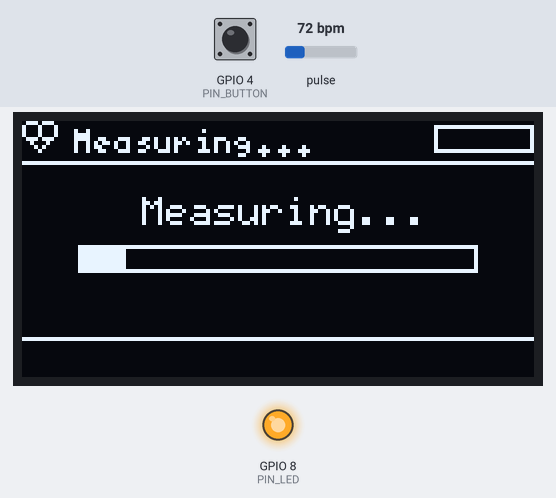
A sketch run on a simulated ESP32-S3. On the bench: 128×64 one-colour display, output pins drawn as LEDs (lit = HIGH). Dashed ring = blinking. Inputs (shaded band) come from the test bench; at power-on: GPIO 4 (PIN_BUTTON) HIGH, pulse 72 bpm. Pins used as bus, display or sensor lines are not drawn; what the sketch prints to the serial monitor is not drawn.

Above: at 1.2 s.
1.3 s: GPIO 4 (PIN_BUTTON) pulled LOW for 0.15 s
At 1.9 s:
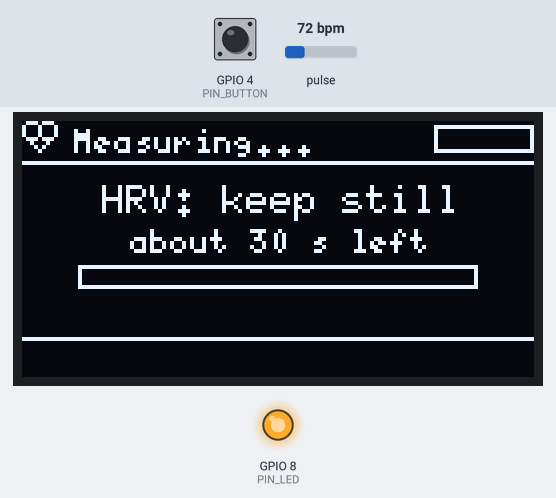
2.0 s: pulse set to 100 bpm
At 3.92 s:
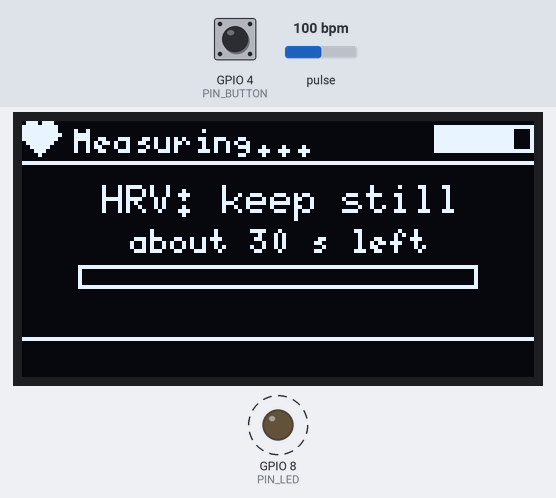
5.0 s: GPIO 4 (PIN_BUTTON) pulled LOW for 1 s
At 5.18 s:
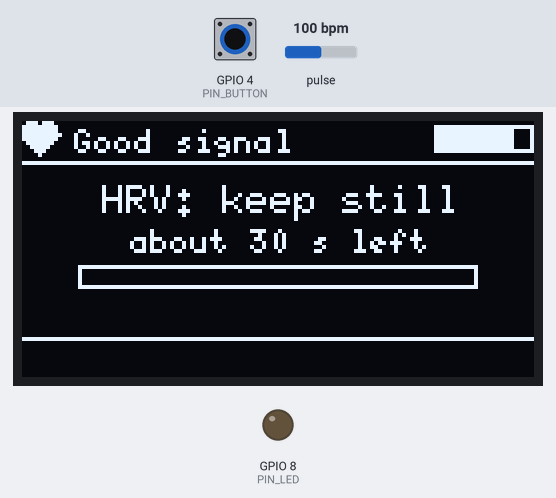
6.6 s: GPIO 4 (PIN_BUTTON) pulled LOW for 0.15 s
At 6.98 s:
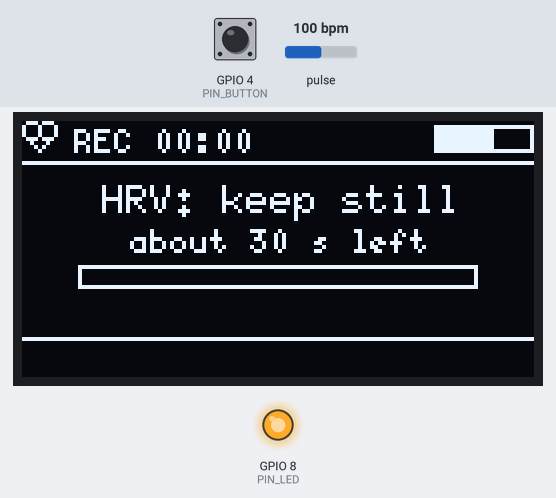
7.3 s: pulse set to 42 bpm
At 10.0 s:
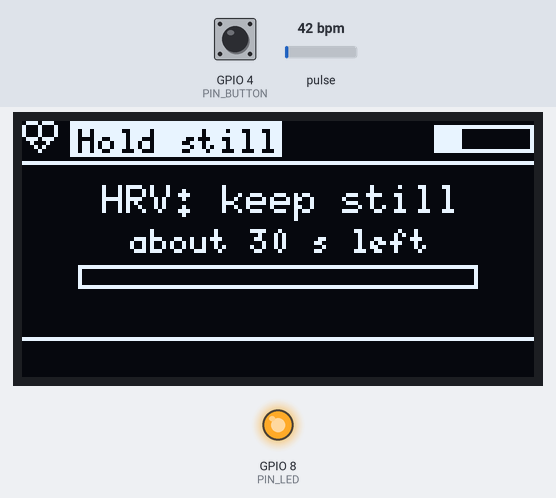
10.3 s: pulse set to 130 bpm
At 11.88 s:
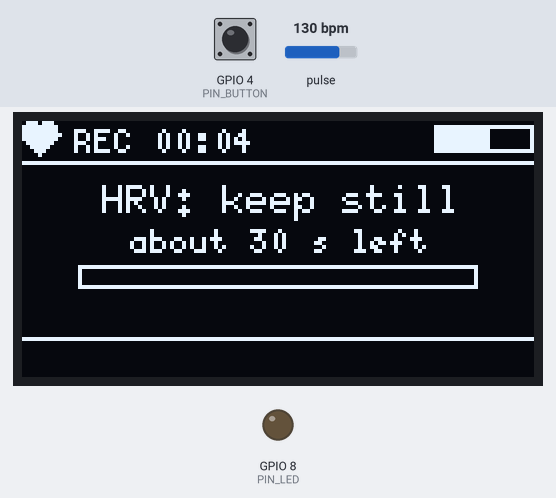
Timing chart, 0 to 58.1 s (numbered marks = the images above; inputs shaded):
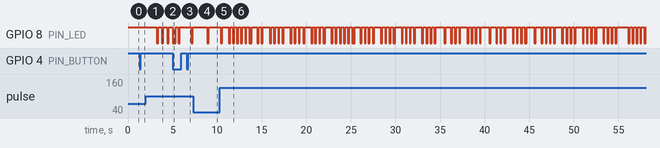

Measured:
- after the input at 1.3 s, the display: first differs from a run without the input after 0.24 s (image 1)
- after the input at 2.0 s, GPIO 8 (PIN_LED): alternates HIGH for 0.45 s and LOW for 0.15 s, starting after 1.2 s
- after the input at 5.0 s, GPIO 8 (PIN_LED): goes on until 5.8 s, then stays HIGH
- after the input at 6.6 s, the display: first differs from a run without the input after 0.25 s (image 4)

The sketch:

06_breathing.ino
```cpp
/*
 * PulseLab - Phase 6: breathing rate
 *
 * Builds on Phase 5 (heart rate, SpO2, quality, HRV, OLED) and adds:
 *   breathing.h    breathing rate from the pulse: beat timing, pulse height and
 *                  baseline over the last 60 s, shown only when they agree
 *   SERIAL_MODE 3  raw recording: every sensor sample (100 per second) is sent
 *                  over Serial, so the breathing rate code can be developed and
 *                  tested on my real signal on the PC (validation/capture_serial.py)
 *   pacer.h        breathing pacer on a new "Breathe" screen. Breathing along
 *                  with it while recording means the true breathing rate is known
 *
 * Button (GPIO4 to GND):
 *   short press  next screen (Live -> HRV -> Breathe -> Details -> Wave)
 *   long press   on the Breathe screen: pacer off / 6 / 10 / 15 / 20 per minute
 *                on other screens: start / stop a session
 *
 * Serial (set SERIAL_MODE):
 *   0 = off, 1 = Serial Plotter, 2 = Serial Monitor (one line per beat + status),
 *   3 = raw recording ("index,ir,red" per sample, lines starting with # are notes)
 *
 * Board:     ESP32C3 Dev Module, "USB CDC On Boot" = Enabled
 * Libraries: MAX30100lib (OXullo Intersecans), U8g2 (olikraus)
 * Wiring:    docs/HARDWARE.md. OLED and sensor share SDA=GPIO6, SCL=GPIO7.
 */

#include <Wire.h>
#include <string.h>
#include <U8g2lib.h>
#include "MAX30100_PulseOximeter.h"  // makes the IDE pick OXullo's library
#include "MAX30100.h"
#include "ppg_dsp.h"
#include "spo2.h"
#include "quality.h"
#include "session.h"
#include "breathing.h"
#include "ui.h"

using namespace pulselab;

// ---------- Pins ----------
constexpr int PIN_SDA    = 6;
constexpr int PIN_SCL    = 7;
constexpr int PIN_BUTTON = 4;   // to GND, internal pull-up
constexpr int PIN_LED    = 8;   // onboard blue LED, on when LOW
constexpr uint32_t I2C_FREQ_HZ = 400000;

// ---------- Settings ----------
#define SERIAL_MODE 3

// On the ESP32-C3 Super Mini, Serial only goes to USB if "USB CDC On Boot" is
// Enabled. Otherwise it goes to GPIO20/21 and the PC gets nothing at all
// (happened to me twice, DEBUG_LOG #7 and #13), so stop the build instead.
#if SERIAL_MODE != 0 && defined(CONFIG_IDF_TARGET_ESP32C3) && !ARDUINO_USB_CDC_ON_BOOT
#error "Tools > USB CDC On Boot is Disabled, so Serial would not reach the PC. Set it to Enabled (or SERIAL_MODE 0)."
#endif

constexpr uint32_t FRAME_MIN_MS    = 30;   // new frame when a new wave point arrives (every 40 ms = 25 fps)...
constexpr uint32_t FRAME_MAX_MS    = 100;  // ...and at least every 100 ms
constexpr uint32_t FULL_REFRESH_MS = 5000; // send the whole screen now and then, just in case
constexpr uint32_t STALL_MS        = 300;  // no samples for this long = sensor FIFO stuck (see docs)
constexpr uint32_t LONG_PRESS_MS   = 800;
constexpr uint32_t DEBOUNCE_MS     = 30;
constexpr uint32_t BEAT_FLASH_MS   = 150;

U8G2_SH1106_128X64_NONAME_F_HW_I2C oled(U8G2_R0, U8X8_PIN_NONE);
MAX30100 sensor;

HeartRateDetector hr;
Spo2Estimator     spo2;
QualityMonitor    quality;
Session           session;
WaveBuffer        wave;
HrvAnalyzer       hrv;
BreathPacer       pacer;
BeatFeatureTracker beatFeatures;
BreathRateEstimator breath;            // ~7 KB of buffers
uint32_t          sampleIndex = 0;     // counts every sensor sample since start (for the raw recording)

// Latest results, used to draw the screen
HrResult      lastH{};
Spo2Result    lastS{};
QualityResult lastQ{};
HrvResult     lastV{};
Screen        screen = Screen::Live;
uint32_t      fingerSamples = 0;
uint8_t       waveCounter = 0;
bool          newWavePoint = false;
float         shownScore = 0.0f;       // quality bar, smoothed so it slides instead of jumping

// Copy of what's on the OLED, to send only the parts that changed
uint8_t  sentBuffer[1024];
bool     sentValid = false;
uint32_t lastFullRefreshMs = 0;

// Timing / diagnostics
uint32_t lastSampleMs = 0, lastFrameMs = 0, lastStatusMs = 0;
uint32_t beatFlashUntil = 0;
uint32_t frameMs = 0, frameMsMax = 0;
uint32_t framesCount = 0, pagesCount = 0;  // for the status line: frames/s and pages per frame
uint32_t fifoResets = 0;
uint32_t breathMsMax = 0;    // longest breathing-rate step, to check it never gets near the 160 ms FIFO limit
uint16_t lastIr = 0, lastRed = 0;
SignalState lastPrintedState = SignalState::NoFinger;

// ---------- Button: short and long press with debounce ----------
class Button {
public:
  void begin(int pin) { pin_ = pin; pinMode(pin, INPUT_PULLUP); }
  // 0 = nothing, 1 = short press (on release), 2 = long press (while held)
  uint8_t poll(uint32_t now) {
    bool down = digitalRead(pin_) == LOW;
    if (down != raw_) { raw_ = down; changedAt_ = now; }
    if (now - changedAt_ < DEBOUNCE_MS) return 0;
    if (down && !pressed_) { pressed_ = true; pressedAt_ = now; longDone_ = false; }
    else if (!down && pressed_) { pressed_ = false; if (!longDone_) return 1; }
    if (pressed_ && !longDone_ && now - pressedAt_ >= LONG_PRESS_MS) { longDone_ = true; return 2; }
    return 0;
  }
private:
  int pin_ = -1;
  bool raw_ = false, pressed_ = false, longDone_ = false;
  uint32_t changedAt_ = 0, pressedAt_ = 0;
};
Button button;

// ---------- I2C bus recovery (Phase 2, debug log #6) ----------
void i2cBusRecover() {
  pinMode(PIN_SDA, INPUT_PULLUP);
  pinMode(PIN_SCL, OUTPUT_OPEN_DRAIN);
  digitalWrite(PIN_SCL, HIGH);
  delayMicroseconds(5);
  for (int i = 0; i < 9 && digitalRead(PIN_SDA) == LOW; i++) {
    digitalWrite(PIN_SCL, LOW);  delayMicroseconds(5);
    digitalWrite(PIN_SCL, HIGH); delayMicroseconds(5);
  }
  pinMode(PIN_SDA, OUTPUT_OPEN_DRAIN);
  digitalWrite(PIN_SDA, LOW);  delayMicroseconds(5);
  digitalWrite(PIN_SCL, HIGH); delayMicroseconds(5);
  digitalWrite(PIN_SDA, HIGH); delayMicroseconds(5);
}

void showMessage(const char* line1, const char* line2) {
  oled.clearBuffer();
  oled.setFont(u8g2_font_helvB12_tr);
  drawCentered(oled, 64, 22, "PulseLab");
  oled.setFont(u8g2_font_6x10_tf);
  drawCentered(oled, 64, 42, line1);
  drawCentered(oled, 64, 56, line2);
  oled.sendBuffer();
}

void resetMeasurement() {
  hr.reset();
  spo2.reset();
  quality.reset();
  hrv.reset();
  beatFeatures.reset();
  breath.reset();
  wave.clear();
  fingerSamples = 0;
}

void setup() {
  Serial.begin(115200);
#if ARDUINO_USB_CDC_ON_BOOT
  // Never wait for the PC. If USB is plugged in but no Serial Monitor is open,
  // printing could otherwise block long enough to overflow the sensor FIFO.
  Serial.setTxTimeoutMs(0);
#endif

  pinMode(PIN_LED, OUTPUT);
  digitalWrite(PIN_LED, HIGH);
  button.begin(PIN_BUTTON);

  i2cBusRecover();
  Wire.begin(PIN_SDA, PIN_SCL);
  Wire.setClock(I2C_FREQ_HZ);

  oled.setBusClock(I2C_FREQ_HZ);
  oled.begin();
  showMessage("vitals analyzer", "starting...");

  uint8_t attempt = 0;
  while (!sensor.begin()) {
    attempt++;
    if (attempt == 1 || attempt % 5 == 0) {
      Serial.printf("MAX30100 not found (try %u). Check wiring and pull-ups (docs/DEBUG_LOG.md).\n", attempt);
      showMessage("Sensor not found", "check wiring");
    }
    delay(400);
  }
  Wire.setClock(I2C_FREQ_HZ);

  sensor.setMode(MAX30100_MODE_SPO2_HR);
  sensor.setSamplingRate(MAX30100_SAMPRATE_100HZ);
  sensor.setLedsPulseWidth(MAX30100_SPC_PW_1600US_16BITS);
  sensor.setLedsCurrent(MAX30100_LED_CURR_50MA, MAX30100_LED_CURR_27_1MA);
  sensor.setHighresModeEnabled(true);
  sensor.resetFifo();

  resetMeasurement();
  lastSampleMs = millis();

#if SERIAL_MODE == 2
  Serial.println(F("PulseLab Phase 6 starting"));
#elif SERIAL_MODE == 3
  Serial.println(F("# PulseLab Phase 6 raw recording: index,ir,red at 100 Hz"));
#endif
}

// ---------- Per sample ----------
void processSample(uint16_t ir, uint16_t red) {
  lastIr = ir; lastRed = red;
  sampleIndex++;
  pacer.tick();
#if SERIAL_MODE == 3
  // One short line per sample, ~2 KB/s. The index lets the PC check that
  // nothing was lost (Serial never waits, so if the PC falls behind, lines drop).
  Serial.printf("%lu,%u,%u\n", (unsigned long)sampleIndex, ir, red);
#endif
  HrResult h = hr.process((float)ir);
  Spo2Result s = spo2.process((float)ir, (float)red, h);
  QualityResult q = quality.process(h, s, (float)ir, (float)red);
  HrvResult v = hrv.process(h, q);
  session.process(h, s, q);
  BeatFeature bf;
  if (beatFeatures.process((float)ir, h, q, bf)) breath.addBeat(bf);
  if (!h.finger) breath.reset();

  fingerSamples = h.finger ? fingerSamples + 1 : 0;
  if (++waveCounter >= 4) {  // one wave point per 40 ms
    waveCounter = 0;
    bool show = h.finger && !h.settling;
    bool good = show && q.state != SignalState::Moving && q.state != SignalState::Clipping;
    wave.push(show ? h.signal : 0.0f, good);
    newWavePoint = true;
  }

  if (h.beat) {
    beatFlashUntil = millis() + BEAT_FLASH_MS;
    digitalWrite(PIN_LED, LOW);
  }

#if SERIAL_MODE == 1
  static uint8_t plotCounter = 0;
  if (++plotCounter >= 4) {
    plotCounter = 0;
    Serial.printf("IR:%.1f,BPM:%.1f,SpO2:%.1f,Quality:%u\n",
                  (h.finger && !h.settling) ? h.signal : 0.0f,
                  q.showBpm ? h.bpm : 0.0f, q.showSpo2 ? s.spo2 : 0.0f, q.score);
  }
#elif SERIAL_MODE == 2
  if (q.state != lastPrintedState) {
    Serial.printf("[%s]\n", stateText(q.state));
    lastPrintedState = q.state;
  }
  if (h.beat && h.ibiMs > 0) {
    char hrvText[32];
    if (v.ready) snprintf(hrvText, sizeof hrvText, "HRV %.1f %s", v.rmssd, v.steady ? stressText(v.level) : "(HR changing)");
    else snprintf(hrvText, sizeof hrvText, "HRV -- (%d%%)", (int)(v.progress * 100));
    const BreathResult& br = breath.result();
    char respText[20];
    if (br.valid) snprintf(respText, sizeof respText, "Resp %.1f", br.rate);
    else snprintf(respText, sizeof respText, "Resp -- (%d%%)", (int)(br.progress * 100));
    Serial.printf("Beat %4u ms %-3s BPM %5.1f | SpO2 %5.1f%% PI %.2f%% R %.3f | %s | %s | quality %3u | h %.0f%s%s\n",
                  h.ibiMs, h.ibiValid ? "ok" : "rej", h.bpm, s.spo2, s.pi, s.r, hrvText, respText, q.score, h.beatHeight,
                  q.showBpm ? "" : "  (BPM hidden)", q.showSpo2 ? "" : "  (SpO2 hidden)");
  }
  if (h.secondBump) Serial.printf("  (skipped 2nd bump, h %.0f)\n", h.beatHeight);  // h = slope peak height
#endif

  lastH = h; lastS = s; lastQ = q; lastV = v;
}

void printSessionSummary(const SessionSummary& s) {
#if SERIAL_MODE == 2
  Serial.printf("\nSession: %lu s, HR avg %.1f (%.1f-%.1f, %u beats), SpO2 avg %.1f min %.1f (%u beats), good signal %u%%, HRV %.1f ms\n",
                (unsigned long)s.seconds, s.bpmAvg, s.bpmMin, s.bpmMax, s.bpmCount,
                s.spo2Avg, s.spo2Min, s.spo2Count, s.goodPct, s.rmssd);
  // One line that can be pasted straight into a spreadsheet (Phase 11):
  // seconds, HR avg, HR min, HR max, SpO2 avg, SpO2 min, good %, RMSSD
  Serial.printf("SESSION_CSV,%lu,%.1f,%.1f,%.1f,%.1f,%.1f,%u,%.1f\n\n",
                (unsigned long)s.seconds, s.bpmAvg, s.bpmMin, s.bpmMax, s.spo2Avg, s.spo2Min, s.goodPct, s.rmssd);
#else
  (void)s;
#endif
}

void handleButton(uint32_t now) {
  uint8_t ev = button.poll(now);
  if (ev == 1) {  // short press: next screen
    switch (screen) {
      case Screen::Live:    screen = Screen::Hrv; break;
      case Screen::Hrv:     screen = Screen::Breathe; break;
      case Screen::Breathe: screen = Screen::Details; break;
      case Screen::Details: screen = Screen::Wave; break;
      case Screen::Wave:    screen = Screen::Live; break;
      case Screen::Summary: screen = Screen::Live; break;
    }
  } else if (ev == 2 && screen == Screen::Breathe) {  // long press on Breathe: change the pace
    uint8_t pace = pacer.next();
#if SERIAL_MODE == 3
    // note in the recording, so the PC knows the true breathing rate from here on
    Serial.printf("# pace %u from %lu\n", pace, (unsigned long)sampleIndex);
#else
    (void)pace;
#endif
  } else if (ev == 2) {  // long press: start / stop session
    if (session.active()) {
      session.stop(lastV.ready ? lastV.rmssd : 0.0f);
      printSessionSummary(session.summary());
      screen = Screen::Summary;
    } else {
      session.start();
      screen = Screen::Live;
#if SERIAL_MODE == 2
      Serial.println(F("\nSession started"));
#endif
    }
  }
}

// The SH1106 is split into 8 "pages" (strips of 8 rows, 128 bytes each).
// Sending all 8 takes ~33 ms. Most frames only change a few pages (mainly
// the wave), so only those are sent. That's what makes 25 fps possible.
uint8_t sendChangedPages(uint32_t now) {
  uint8_t* buf = oled.getBufferPtr();
  bool full = !sentValid || (now - lastFullRefreshMs >= FULL_REFRESH_MS);
  uint8_t sent = 0;
  for (uint8_t page = 0; page < 8; page++) {
    uint8_t* cur = buf + page * 128;
    uint8_t* old = sentBuffer + page * 128;
    if (full || memcmp(cur, old, 128) != 0) {
      oled.updateDisplayArea(0, page, 16, 1);   // 16 tiles of 8 px = whole width, 1 page high
      memcpy(old, cur, 128);
      sent++;
    }
  }
  if (full) { sentValid = true; lastFullRefreshMs = now; }
  return sent;
}

void drawFrame(uint32_t now) {
  shownScore += 0.25f * ((float)lastQ.score - shownScore);

  UiData u{};
  u.screen = screen;
  u.q = lastQ;
  u.q.score = (uint8_t)(shownScore + 0.5f);
  u.bpm = lastH.bpm;
  u.spo2 = lastS.spo2;
  u.pi = lastS.pi;
  u.r = lastS.r;
  u.beatFlash = now < beatFlashUntil;
  u.fingerSec = fingerSamples / 100.0f;
  u.wave = &wave;
  u.sessionActive = session.active();
  u.sessionSec = session.seconds();
  u.summary = &session.summary();
  u.hrv = &lastV;
  u.hrvHistory = &hrv;
  u.pacer = pacer.state();
  u.recording = (SERIAL_MODE == 3);
  u.breath = &breath.result();

  uint32_t t0 = millis();
  wave.updateScale();
  drawScreen(oled, u);
  pagesCount += sendChangedPages(now);
  framesCount++;
  frameMs = millis() - t0;
  if (frameMs > frameMsMax) frameMsMax = frameMs;
}

void loop() {
  uint32_t now = millis();

  // 1. Read everything the sensor has collected
  sensor.update();
  uint16_t ir, red;
  bool got = false;
  while (sensor.getRawValues(&ir, &red)) {
    processSample(ir, red);
    got = true;
  }
  if (got) lastSampleMs = now;

  // 2. Watchdog: the library can't read a completely full FIFO (16 samples),
  //    so if the loop was ever blocked for >160 ms the data would stop for good.
  //    If no samples arrive for 300 ms, reset the FIFO and start measuring again.
  if (now - lastSampleMs > STALL_MS) {
    sensor.resetFifo();
    resetMeasurement();
    fifoResets++;
    lastSampleMs = now;
#if SERIAL_MODE == 2
    Serial.println(F("Sensor FIFO stalled, reset"));
#elif SERIAL_MODE == 3
    Serial.printf("# fifo reset at %lu (samples were lost here)\n", (unsigned long)sampleIndex);
#endif
  }

  // 3. Breathing rate: every 5 s an estimate is due. It's split into a few
  //    steps of ~15 ms (one per loop) so the sensor FIFO never fills up.
  uint32_t t0 = millis();
  if (breath.update()) {
#if SERIAL_MODE == 3
    const BreathResult& b = breath.result();
    // note in the raw recording, to compare the device with the PC replay
    Serial.printf("# breathing %.1f valid %u agree %u at %lu\n", b.valid ? b.rate : 0.0f, b.valid, b.agree, (unsigned long)sampleIndex);
#endif
  }
  uint32_t breathMs = millis() - t0;
  if (breathMs > breathMsMax) breathMsMax = breathMs;

  // 4. Button
  handleButton(now);

  // 5. Screen: one frame per new wave point, so the wave scrolls 1 pixel at a time
  uint32_t sinceFrame = now - lastFrameMs;
  if ((newWavePoint && sinceFrame >= FRAME_MIN_MS) || sinceFrame >= FRAME_MAX_MS) {
    lastFrameMs = now;
    newWavePoint = false;
    drawFrame(now);
  }

  // 6. LED off after the beat flash
  if (now >= beatFlashUntil) digitalWrite(PIN_LED, HIGH);

#if SERIAL_MODE == 2 || SERIAL_MODE == 3
  if (now - lastStatusMs >= (SERIAL_MODE == 2 ? 2000u : 10000u)) {
    float fps = framesCount * 1000.0f / (now - lastStatusMs);
    float pages = framesCount ? (float)pagesCount / framesCount : 0.0f;
    lastStatusMs = now;
    framesCount = pagesCount = 0;
    // In raw mode the status goes out as a "#" note every 10 s, so it doesn't disturb the data
    Serial.printf("%s IR %u, red %u | %.1f fps, %.1f pages/frame, frame %lu ms, max %lu ms | breathing step max %lu ms | FIFO resets %lu%s\n",
                  SERIAL_MODE == 2 ? "  (raw" : "# status:",
                  lastIr, lastRed, fps, pages, (unsigned long)frameMs, (unsigned long)frameMsMax, (unsigned long)breathMsMax,
                  (unsigned long)fifoResets, SERIAL_MODE == 2 ? ")" : "");
  }
#endif
}
```

Source omitted: breathing.h (13836 bytes), hrv.h (10695 bytes), pacer.h (2305 bytes), ppg_dsp.h (16759 bytes), quality.h (6358 bytes), session.h (2795 bytes), spo2.h (7106 bytes), ui.h (16739 bytes)
